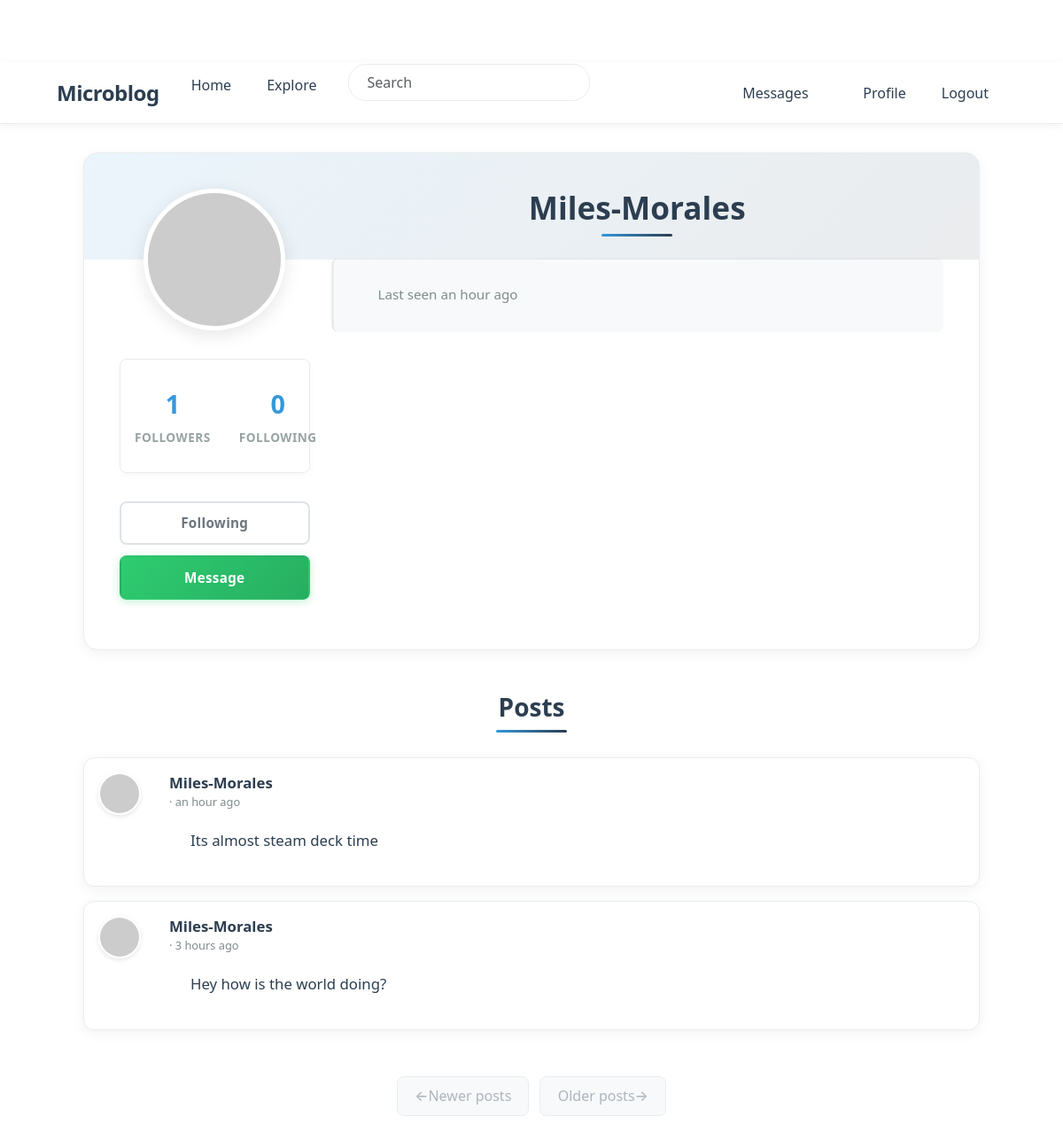
The page /user/Miles-Morales (signed in) on the database its author committed.
### app/models.py (models this page shows, shortened)
class PaginatedAPIMixin(object):
    @staticmethod
    def to_collection_dict(query, page, per_page, endpoint, **kwargs):
        resources = db.paginate(query, page=page, per_page=per_page,
                                error_out=False)
        data = {
            'items': [item.to_dict() for item in resources.items],
            '_meta': {
                'page': page,
                'per_page': per_page,
                'total_pages': resources.pages,
                'total_items': resources.total
            },
            '_links': {
                'self': url_for(endpoint, page=page, per_page=per_page,
                                **kwargs),
                'next': url_for(endpoint, page=page + 1, per_page=per_page,
                                **kwargs) if resources.has_next else None,
                'prev': url_for(endpoint, page=page - 1, per_page=per_page,
                                **kwargs) if resources.has_prev else None
            }
        }
        return data

class User(PaginatedAPIMixin, UserMixin, db.Model):
    id: so.Mapped[int] = so.mapped_column(primary_key=True)
    username: so.Mapped[str] = so.mapped_column(sa.String(64), index=True,
                                                unique=True)
    email: so.Mapped[str] = so.mapped_column(sa.String(120), index=True,
                                             unique=True)
    password_hash: so.Mapped[Optional[str]] = so.mapped_column(sa.String(256))
    about_me: so.Mapped[Optional[str]] = so.mapped_column(sa.String(140))
    last_seen: so.Mapped[Optional[datetime]] = so.mapped_column(
        default=lambda: datetime.now(timezone.utc))
    last_message_read_time: so.Mapped[Optional[datetime]]
    token: so.Mapped[Optional[str]] = so.mapped_column(
        sa.String(32), index=True, unique=True)
    token_expiration: so.Mapped[Optional[datetime]]
    posts: so.WriteOnlyMapped['Post'] = so.relationship(
        back_populates='author')
    following: so.WriteOnlyMapped['User'] = so.relationship(
        secondary=followers, primaryjoin=(followers.c.follower_id == id),
        secondaryjoin=(followers.c.followed_id == id),
        back_populates='followers')
    followers: so.WriteOnlyMapped['User'] = so.relationship(
        secondary=followers, primaryjoin=(followers.c.followed_id == id),
        secondaryjoin=(followers.c.follower_id == id),
        back_populates='following')
    messages_sent: so.WriteOnlyMapped['Message'] = so.relationship(
        foreign_keys='Message.sender_id', back_populates='author')
    messages_received: so.WriteOnlyMapped['Message'] = so.relationship(
        foreign_keys='Message.recipient_id', back_populates='recipient')
    notifications: so.WriteOnlyMapped['Notification'] = so.relationship(
        back_populates='user')
    tasks: so.WriteOnlyMapped['Task'] = so.relationship(back_populates='user')
    def avatar(self, size):
        digest = md5(self.email.lower().encode('utf-8')).hexdigest()
        return f'https://www.gravatar.com/avatar/{digest}?d=identicon&s={size}'
    def is_following(self, user):
        query = self.following.select().where(User.id == user.id)
        return db.session.scalar(query) is not None
    def followers_count(self):
        query = sa.select(sa.func.count()).select_from(
            self.followers.select().subquery())
        return db.session.scalar(query)
    def following_count(self):
        query = sa.select(sa.func.count()).select_from(
            self.following.select().subquery())
        return db.session.scalar(query)
    def unread_message_count(self):
        last_read_time = self.last_message_read_time or datetime(1900, 1, 1)
        query = sa.select(Message).where(Message.recipient == self,
                                         Message.timestamp > last_read_time)
        return db.session.scalar(sa.select(sa.func.count()).select_from(
            query.subquery()))
    def get_tasks_in_progress(self):
        query = self.tasks.select().where(Task.complete == False)
        return db.session.scalars(query)

class SearchableMixin:
    @classmethod
    def before_commit(cls, session):
        session._changes = {
            'add': list(session.new),
            'update': list(session.dirty),
            'delete': list(session.deleted)
        }
    @classmethod
    def after_commit(cls, session):
        for obj in session._changes['add']:
            if isinstance(obj, SearchableMixin):
                add_to_index(obj.__tablename__, obj)
        for obj in session._changes['update']:
            if isinstance(obj, SearchableMixin):
                add_to_index(obj.__tablename__, obj)
        for obj in session._changes['delete']:
            if isinstance(obj, SearchableMixin):
                remove_from_index(obj.__tablename__, obj)
        session._changes = None

class Post(SearchableMixin, db.Model):
    __searchable__ = ['body']
    id: so.Mapped[int] = so.mapped_column(primary_key=True)
    body: so.Mapped[str] = so.mapped_column(sa.String(140))
    timestamp: so.Mapped[datetime] = so.mapped_column(
        index=True, default=lambda: datetime.now(timezone.utc))
    user_id: so.Mapped[int] = so.mapped_column(sa.ForeignKey(User.id),
                                               index=True)
    language: so.Mapped[Optional[str]] = so.mapped_column(sa.String(5))
    author: so.Mapped[User] = so.relationship(back_populates='posts')

### app/main/routes.py (the view)
@bp.route('/user/<username>')
@login_required
def user(username):
    user = db.first_or_404(sa.select(User).where(User.username == username))
    page = request.args.get('page', 1, type=int)
    query = user.posts.select().order_by(Post.timestamp.desc())
    posts = db.paginate(query, page=page,
                        per_page=current_app.config['POSTS_PER_PAGE'],
                        error_out=False)
    next_url = url_for('main.user', username=user.username,
                       page=posts.next_num) if posts.has_next else None
    prev_url = url_for('main.user', username=user.username,
                       page=posts.prev_num) if posts.has_prev else None
    form = EmptyForm()
    return render_template('user.html', user=user, posts=posts.items,
                           next_url=next_url, prev_url=prev_url, form=form)

### app/main/forms.py
class SearchForm(FlaskForm):
    q = StringField(_l('Search'), validators=[DataRequired()])
    def __init__(self, *args, **kwargs):
        if 'formdata' not in kwargs:
            kwargs['formdata'] = request.args
        if 'meta' not in kwargs:
            kwargs['meta'] = {'csrf': False}
        super(SearchForm, self).__init__(*args, **kwargs)

class EmptyForm(FlaskForm):
    submit = SubmitField('Submit')

### app/__init__.py (called while the page is built)
def get_locale():
    return request.accept_languages.best_match(current_app.config['LANGUAGES'])

### app/main/routes.py (called while the page is built)
@bp.before_app_request
def before_request():
    if current_user.is_authenticated:
        current_user.last_seen = datetime.now(timezone.utc)
        db.session.commit()
        g.search_form = SearchForm()
    g.locale = str(get_locale())

### app/models.py (called while the page is built)
@login.user_loader
def load_user(id):
    return db.session.get(User, int(id))

### app/templates/user.html (shortened to what this page needs)
{% extends "base.html" %}
{% block content %}
<div class="container">
    <div class="profile-container">
        <div class="row">
            <div class="col-md-3 text-center">
                <img src="{{ user.avatar(200) }}" class="profile-avatar" alt="{{ user.username }}'s avatar">
                <div class="profile-stats">
                    <div class="stat-item">
                        <span class="stat-value">{{ user.followers_count() }}</span>
                        <span class="stat-label">{{ _('Followers') }}</span>
                    </div>
                    <div class="stat-item">
                        <span class="stat-value">{{ user.following_count() }}</span>
                        <span class="stat-label">{{ _('Following') }}</span>
                    </div>
                </div>
                <div class="profile-actions">
                    {% if user == current_user %}
                        <a href="{{ url_for('main.edit_profile') }}" class="btn btn-edit">
                            {{ _('Edit Profile') }}
                        </a>
                        {% if not current_user.get_task_in_progress('export_posts') %}
                        <a href="{{ url_for('main.export_posts') }}" class="btn btn-outline-secondary">
                            {{ _('Export Posts') }}
                        </a>
                        {% endif %}
                    {% elif not current_user.is_following(user) %}
                        <form action="{{ url_for('main.follow', username=user.username) }}" method="post" class="d-inline">
                            {{ form.hidden_tag() }}
                            <button type="submit" class="btn btn-primary">{{ _('Follow') }}</button>
                        </form>
                    {% else %}
                        <form action="{{ url_for('main.unfollow', username=user.username) }}" method="post" class="d-inline">
                            <button type="submit" class="btn btn-outline-secondary">{{ _('Following') }}</button>
                        </form>
                    {% endif %}
                    {% if user != current_user %}
                    <a href="{{ url_for('main.send_message', recipient=user.username) }}" class="btn btn-message">
                        {{ _('Message') }}
                    </a>
                    {% endif %}
                </div>
            </div>
            <div class="col-md-9">
                <h1 class="profile-username">{{ user.username }}</h1>
                <div class="profile-meta">
                    {% if user.last_seen %}
                    <p> {{ _('Last seen') }} {{ moment(user.last_seen).fromNow() }}</p>
                    {% endif %}
                </div>
            </div>
        </div>
    </div>
    <h2 class="posts-header">{{ _('Posts') }}</h2>
    {% for post in posts %}
        {% include '_post.html' %}
    {% endfor %}
    <nav aria-label="Post navigation">
        <ul class="pagination">
            <li class="page-item{% if not prev_url %} disabled{% endif %}">
                <a class="page-link" href="{{ prev_url }}">
                    <span aria-hidden="true">&larr;</span> {{ _('Newer posts') }}
                </a>
            </li>
            <li class="page-item{% if not next_url %} disabled{% endif %}">
                <a class="page-link" href="{{ next_url }}">
                    {{ _('Older posts') }} <span aria-hidden="true">&rarr;</span>
                </a>
            </li>
        </ul>
    </nav>
{% endblock %}

### app/templates/_post.html (shortened to what this page needs)
<div class="card post-card mb-3">
    <div class="card-body">
        <div class="d-flex">
            <div class="flex-shrink-0 me-3">
                <a href="{{ url_for('main.user', username=post.author.username) }}">
                    <img src="{{ post.author.avatar(50) }}" class="post-avatar" alt="{{ post.author.username }}'s avatar">
                </a>
            </div>
            <div class="flex-grow-1">
                <div class="d-flex justify-content-between align-items-start">
                    <div>
                        <a class="user_popup post-username" href="{{ url_for('main.user', username=post.author.username) }}">
                            {{ post.author.username }}
                        </a>
                        <span class="post-time">· {{ moment(post.timestamp).fromNow() }}</span>
                    </div>
                </div>
                <div class="post-body" id="post{{ post.id }}">{{ post.body }}</div>
            </div>
        </div>
    </div>
</div>

### rows shown on the page
User: username "Miles-Morales", last_seen "an hour ago"
Post: author.username "Miles-Morales", timestamp "an hour ago", body "Its almost steam deck time"
Post: author.username "Miles-Morales", timestamp "3 hours ago", body "Hey how is the world doing?"

### other values the page prints
{{ user.followers_count() }} "1"
{{ user.following_count() }} "0"
